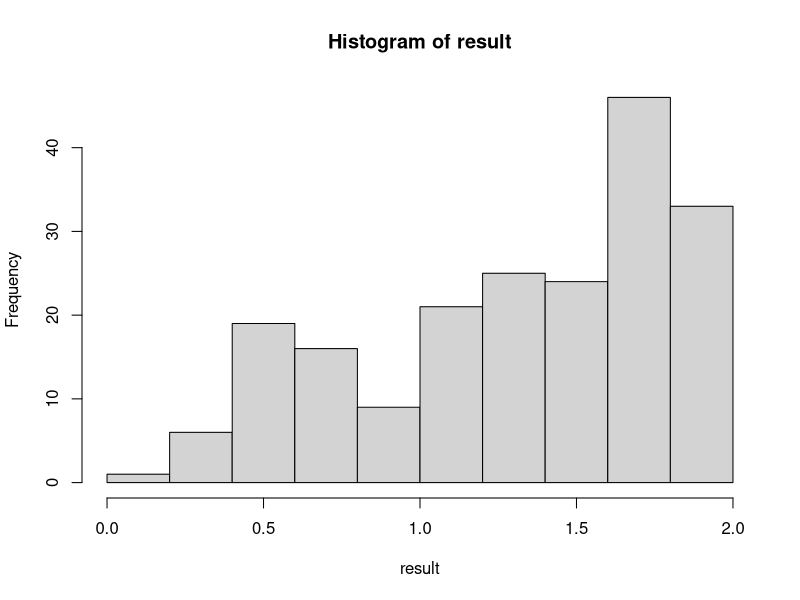
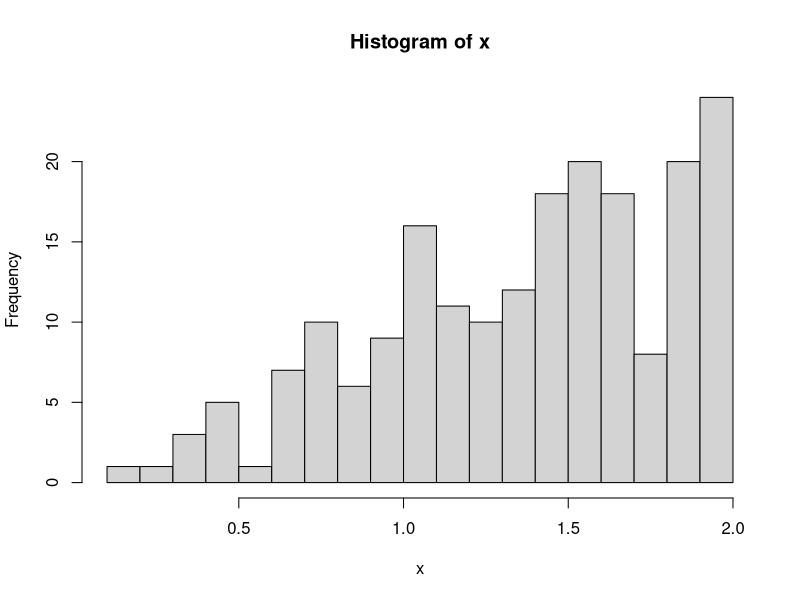

Here is the R script that generated these plots, in order:
n <- 200
u <- runif(n)
result <- 2 * sqrt(u)
hist(result)

max_x <- 2

f <- function(x) {
  ifelse(x >= 0 & x <= max_x, x, 0)
}

g <- function(x) {
  ifelse(x >= 0 & x <= max_x, 1/2, 0)
}

c <- max_x / g(max_x)

b_i <- function() {
  while (TRUE) {
    y <- runif(1, 0, 2)
    u <- runif(1)
    
    if (u < f(y) / (c * g(y))) {
      return(y)
    }
  }
}

n <- 200
x <- numeric(n)
for (i in 1:n) {
  x[i] <- b_i()
}

hist(x, breaks=20)